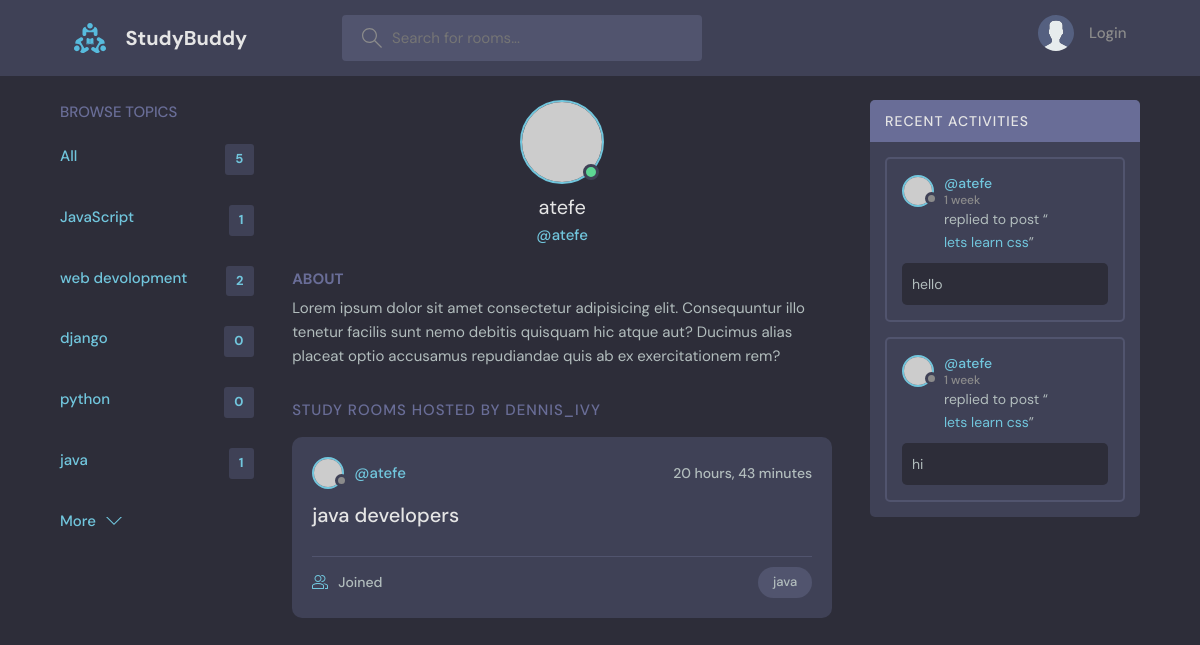
The page /user-profile/3 on the database as committed earlier.
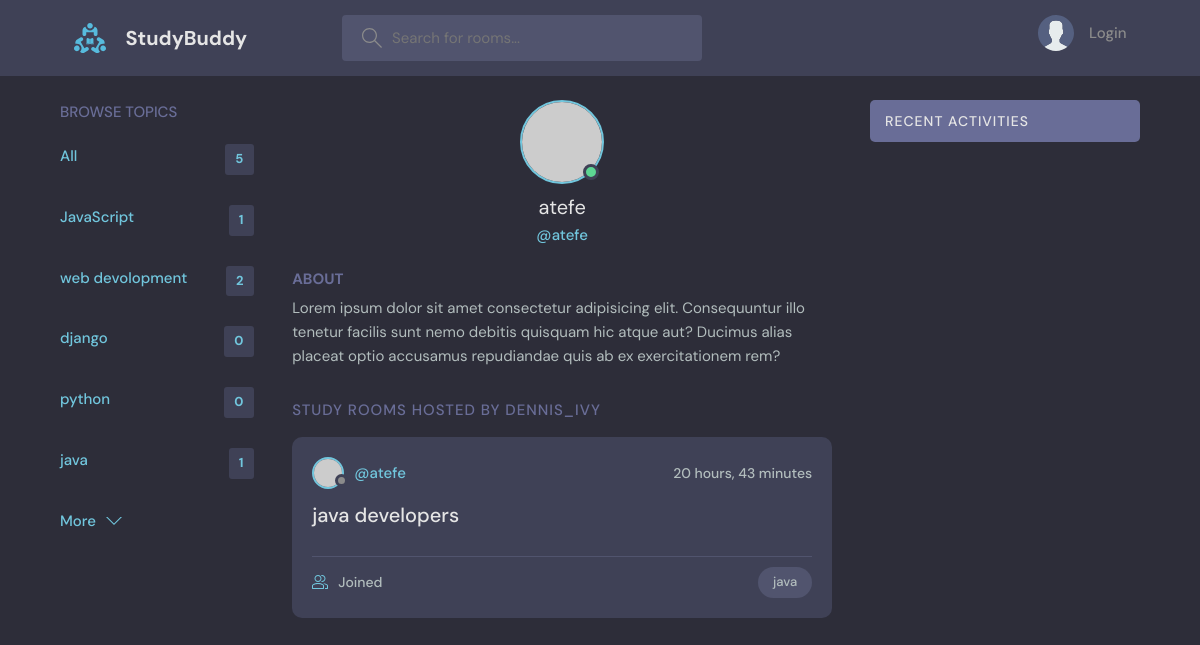
The same page on the database as committed later.
### base/models.py (models this page shows, shortened)
class Topic(models.Model):
    name = models.CharField(_("name"), max_length=200)
    class Meta:
        verbose_name = 'topic'
        verbose_name_plural = 'topics'

class Room(models.Model):
    host = models.ForeignKey(User, verbose_name=_("host"), on_delete=models.SET_NULL, null=True)
    topic = models.ForeignKey("base.Topic", verbose_name=_("topic"), on_delete=models.SET_NULL, null=True)
    name = models.CharField(_("name"), max_length=200)
    description = models.TextField(_("description"), null=True, blank=True)
    participant = models.ManyToManyField(User, related_name="participant" , verbose_name=_("participants"))
    updated = models.DateTimeField(_("update"), auto_now=True)
    created = models.DateTimeField(_("create"), auto_now_add=True)
    def __str__(self):
        return self.name
    class Meta:
        db_table = 'Room'
        verbose_name = 'room'
        verbose_name_plural = 'rooms'
        ordering = ["-updated","-created"]

class Message(models.Model):
    user = models.ForeignKey(User, verbose_name=_("user"), on_delete=models.CASCADE)
    room = models.ForeignKey("base.Room", verbose_name=_("room"), on_delete=models.CASCADE)
    body = models.TextField(_("body"))
    updated = models.DateTimeField(_("update"), auto_now=True)
    created = models.DateTimeField(_("create"), auto_now_add=True)
    class Meta:
        ordering = ["-updated","-created"]
    def __str__(self):
        return self.body[:50]

### base/views.py (the view)
# urls.py: path("user-profile/<int:id>", views.userProfile, name = "user-profile" ),
def userProfile(request,id):
        user = User.objects.get(id=id)
        rooms = user.room_set.all()
        activities = user.message_set.all()
        topic = Topic.objects.all()
        context = {"rooms": rooms, "topics": topic,"activities":activities, 'user':user}
        return render(request, "base/user-profile.html", context)

### base/templates/base/user-profile.html (shortened to what this page needs)
{% extends "main.html" %}
{% block content %}
  <main class="profile-page layout layout--3">
    <div class="container">
        {% include "base/topics_component.html" %}
      <div class="roomList">
        <div class="profile">
          <div class="profile__avatar">
            <div class="avatar avatar--large active">
              <img src="https://randomuser.me/api/portraits/men/11.jpg" />
            </div>
          </div>
          <div class="profile__info">
            <h3>{{user.username}}</h3>
            <p>@{{user.username}}</p>
          </div>
          <div class="profile__about">
            <h3>About</h3>
            <p>
              Lorem ipsum dolor sit amet consectetur adipisicing elit. Consequuntur illo tenetur
              facilis sunt nemo debitis quisquam hic atque aut? Ducimus alias placeat optio
              accusamus repudiandae quis ab ex exercitationem rem?
            </p>
          </div>
        </div>
        <div class="roomList__header">
          <div>
            <h2>Study Rooms Hosted by dennis_ivy</a>
            </h2>
          </div>
        </div>
        {% include "base/feed_component.html" %}
      </div>
      {% include "base/activity_component.html" %}
    </div>
  </main>
{% endblock content %}

### templates/main.html (shortened to what this page needs)
<!DOCTYPE html>
{% load static %}
<html lang="en">
  <head>
    <link rel="stylesheet" href="{% static 'styles/style.css' %}" />
  </head>
  <body>
    {% include "navbar.html" %}
    {% block content %}
    {% endblock content %}
  </body>
</html>

### templates/navbar.html (shortened to what this page needs)
{% load static %}
<header class="header header--loggedIn">
    <div class="container">
      <a href="{% url 'home' %}" class="header__logo">
        <img src="{% static 'images/logo.svg' %}" />
        <h1>StudyBuddy</h1>
      </a>
      <form class="header__search" method="GET" action="{% url 'home' %}">
        <label>
          <input placeholder="Search for rooms..." name="q" />
        </label>
      </form>
      <nav class="header__menu">
        {% if request.user.is_authenticated %}
        <div class="header__user">
          <a href="{% url 'user-profile' request.user.id %}">
            <div class="avatar avatar--medium active">
              <img src="https://randomuser.me/api/portraits/men/37.jpg" />
            </div>
            <p>{{ request.user.username }} <span>@{{request.user.username}}</span></p>
          </a>
          <button class="dropdown-button">
            <svg version="1.1" xmlns="http://www.w3.org/2000/svg" width="32" height="32" viewBox="0 0 32 32">
              <title>chevron-down</title>
              <path d="M16 21l-13-13h-3l16 16 16-16h-3l-13 13z"></path>
            </svg>
          </button>
        </div>
        {% else %}
        <a href="{% url 'login' %}">
          <img src="{% static 'images/avatar.svg' %}" />
          <p>Login</p>
        </a>
        {% endif %}
      </nav>
    </div>
  </header>

### base/templates/base/topics_component.html
<div class="topics">
    <div class="topics__header">
      <h2>Browse Topics</h2>
    </div>
    <ul class="topics__list">
      <li>
        <a href="{% url 'home' %}" class="active">All <span>{{topics.count}}</span></a>
      </li>
      {% for topic in topics  %}
      <li>
        <a href="{% url 'home'%}?q={{topic.name}} " class="active">{{topic.name}} <span>{{topic.room_set.all.count}}</span></a>
      </li>
      {% endfor %}
    </ul>
    <a class="btn btn--link" href="topics.html">
      More
      <svg version="1.1" xmlns="http://www.w3.org/2000/svg" width="32" height="32" viewBox="0 0 32 32">
        <title>chevron-down</title>
        <path d="M16 21l-13-13h-3l16 16 16-16h-3l-13 13z"></path>
      </svg>
    </a>
  </div>

### base/templates/base/feed_component.html (shortened to what this page needs)
{% for room in rooms  %}
<div class="roomListRoom">
    <div class="roomListRoom__header">
      <a href="{% url 'user-profile' room.host.id %}" class="roomListRoom__author">
        <div class="avatar avatar--small">
          <img src="https://randomuser.me/api/portraits/women/11.jpg" />
        </div>
        <span>@{{room.host.username}}</span>
      </a>
      <div class="roomListRoom__actions">
        <span>{{room.created | timesince}}</span>
      </div>
    </div>
    <div class="roomListRoom__content">
      <a href="{% url 'room' room.id %}">{{ room.name }}</a>
    </div>
    <div class="roomListRoom__meta">
      <a href="{% url 'room' room.id %}" class="roomListRoom__joined">
        {{room.participants.all.count}} Joined
      </a>
      <p class="roomListRoom__topic">{{room.topic.name}}</p>
    </div>
  </div>
  {% endfor %}

### base/templates/base/activity_component.html (shortened to what this page needs)
<div class="activities">
  <div class="activities__header">
    <h2>Recent Activities</h2>
  </div>
  {% for activity in activities  %}
  <div class="activities__box">
    <div class="activities__boxHeader roomListRoom__header">
      <a href="{% url 'user-profile' activity.user.id %}" class="roomListRoom__author">
        <div class="avatar avatar--small">
          <img src="https://randomuser.me/api/portraits/women/11.jpg" />
        </div>
        <p>
          @{{activity.user}}
          <span>{{activity.created|timesince}}</span>
        </p>
      </a>
    </div>
    <div class="activities__boxContent">
      <p>replied to post “<a href="{% url 'room' activity.room.id %}">{{activity.room}}</a>”</p>
      <div class="activities__boxRoomContent">
       {{activity}}
      </div>
    </div>
  </div>
  {% endfor %}
</div>

Rows that differ between the two databases and show on the page:
removed Message: user "atefe", created "1 week", room "lets learn css", body "hello"
removed Message: user "atefe", created "1 week", room "lets learn css", body "hi"
